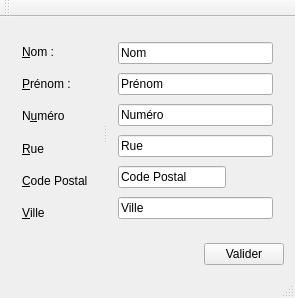
<?xml version="1.0" encoding="UTF-8"?>
<ui version="4.0">
 <class>MainWindow</class>
 <widget class="QMainWindow" name="MainWindow">
  <property name="geometry">
   <rect>
    <x>0</x>
    <y>0</y>
    <width>295</width>
    <height>298</height>
   </rect>
  </property>
  <property name="windowTitle">
   <string>MainWindow</string>
  </property>
  <widget class="QWidget" name="centralWidget">
   <layout class="QGridLayout" name="gridLayout">
    <item row="0" column="0">
     <layout class="QVBoxLayout" name="verticalLayout_3">
      <item>
       <widget class="QSplitter" name="splitter">
        <property name="enabled">
         <bool>true</bool>
        </property>
        <property name="frameShape">
         <enum>QFrame::NoFrame</enum>
        </property>
        <property name="orientation">
         <enum>Qt::Horizontal</enum>
        </property>
        <property name="opaqueResize">
         <bool>true</bool>
        </property>
        <property name="handleWidth">
         <number>4</number>
        </property>
        <property name="childrenCollapsible">
         <bool>false</bool>
        </property>
        <widget class="QWidget" name="">
         <layout class="QVBoxLayout" name="verticalLayout">
          <item>
           <widget class="QLabel" name="labelNom">
            <property name="text">
             <string>&amp;Nom :</string>
            </property>
            <property name="buddy">
             <cstring>lineEditNom</cstring>
            </property>
           </widget>
          </item>
          <item>
           <widget class="QLabel" name="labelPrenom">
            <property name="text">
             <string>&amp;Prénom :</string>
            </property>
            <property name="buddy">
             <cstring>lineEditPrenom</cstring>
            </property>
           </widget>
          </item>
          <item>
           <widget class="QLabel" name="labelNumero">
            <property name="text">
             <string>N&amp;uméro</string>
            </property>
            <property name="buddy">
             <cstring>lineEditNumero</cstring>
            </property>
           </widget>
          </item>
          <item>
           <widget class="QLabel" name="labelRue">
            <property name="text">
             <string>&amp;Rue</string>
            </property>
            <property name="buddy">
             <cstring>lineEditRue</cstring>
            </property>
           </widget>
          </item>
          <item>
           <widget class="QLabel" name="labelCodePostal">
            <property name="text">
             <string>&amp;Code Postal</string>
            </property>
            <property name="buddy">
             <cstring>lineEditCodePostal</cstring>
            </property>
           </widget>
          </item>
          <item>
           <widget class="QLabel" name="labelVille">
            <property name="text">
             <string>&amp;Ville</string>
            </property>
            <property name="buddy">
             <cstring>lineEditVille</cstring>
            </property>
           </widget>
          </item>
         </layout>
        </widget>
        <widget class="QWidget" name="">
         <layout class="QVBoxLayout" name="verticalLayout_2">
          <item>
           <widget class="QLineEdit" name="lineEditNom">
            <property name="text">
             <string>Nom</string>
            </property>
            <property name="placeholderText">
             <string>Nom</string>
            </property>
           </widget>
          </item>
          <item>
           <widget class="QLineEdit" name="lineEditPrenom">
            <property name="text">
             <string>Prénom</string>
            </property>
            <property name="placeholderText">
             <string/>
            </property>
           </widget>
          </item>
          <item>
           <widget class="QLineEdit" name="lineEditNumero">
            <property name="text">
             <string>Numéro</string>
            </property>
           </widget>
          </item>
          <item>
           <widget class="QLineEdit" name="lineEditRue">
            <property name="text">
             <string>Rue</string>
            </property>
           </widget>
          </item>
          <item>
           <layout class="QHBoxLayout" name="horizontalLayout">
            <item>
             <widget class="QLineEdit" name="lineEditCodePostal">
              <property name="text">
               <string>Code Postal</string>
              </property>
             </widget>
            </item>
            <item>
             <spacer name="horizontalSpacer_2">
              <property name="orientation">
               <enum>Qt::Horizontal</enum>
              </property>
              <property name="sizeHint" stdset="0">
               <size>
                <width>40</width>
                <height>20</height>
               </size>
              </property>
             </spacer>
            </item>
           </layout>
          </item>
          <item>
           <widget class="QLineEdit" name="lineEditVille">
            <property name="text">
             <string>Ville</string>
            </property>
           </widget>
          </item>
         </layout>
        </widget>
       </widget>
      </item>
      <item>
       <layout class="QHBoxLayout" name="horizontalLayout_2">
        <item>
         <spacer name="horizontalSpacer">
          <property name="orientation">
           <enum>Qt::Horizontal</enum>
          </property>
          <property name="sizeHint" stdset="0">
           <size>
            <width>138</width>
            <height>20</height>
           </size>
          </property>
         </spacer>
        </item>
        <item>
         <widget class="QPushButton" name="pushButton">
          <property name="text">
           <string>Valider</string>
          </property>
         </widget>
        </item>
       </layout>
      </item>
     </layout>
    </item>
   </layout>
  </widget>
  <widget class="QMenuBar" name="menuBar">
   <property name="geometry">
    <rect>
     <x>0</x>
     <y>0</y>
     <width>295</width>
     <height>22</height>
    </rect>
   </property>
  </widget>
  <widget class="QToolBar" name="mainToolBar">
   <attribute name="toolBarArea">
    <enum>TopToolBarArea</enum>
   </attribute>
   <attribute name="toolBarBreak">
    <bool>false</bool>
   </attribute>
  </widget>
  <widget class="QStatusBar" name="statusBar"/>
 </widget>
 <layoutdefault spacing="6" margin="11"/>
 <tabstops>
  <tabstop>lineEditNom</tabstop>
  <tabstop>lineEditPrenom</tabstop>
  <tabstop>lineEditNumero</tabstop>
  <tabstop>lineEditRue</tabstop>
  <tabstop>lineEditCodePostal</tabstop>
  <tabstop>lineEditVille</tabstop>
  <tabstop>pushButton</tabstop>
 </tabstops>
 <resources/>
 <connections/>
</ui>
